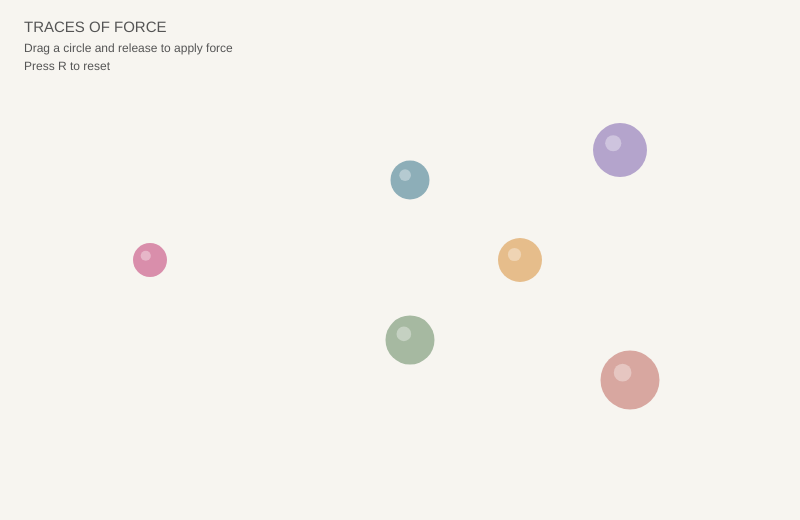
Frame 1 (no input)
Frame 60 (no input): identical to frame 1, image omitted
Frame 120 (the mouse pressed at the canvas centre since frame 60): identical to frame 1, image omitted

The p5.js sketch that drew this single still picture (run headless with seeded random() and noise() and a simulated clock; from frame 60 on, the mouse is pressed at the canvas centre):

// p5.js sketch
// ── sketch.js

let balls = [];
let selectedBall = null;
let dragStart = null;
let dragEnd = null;

const friction = 0.992;
const elasticity = 0.85;
const power = 0.065;

function setup() {
  createCanvas(800, 520);
  
  let positions = [
    [150, 260], [410, 180], [520, 260],
    [410, 340], [620, 150], [630, 380]
  ];

  let colors = [
    "#D98EAB", "#8DAEB8", "#E6BD8B",
    "#A6B9A1", "#B4A4CC", "#D8A7A0"
  ];

  for (let i = 0; i < positions.length; i++) {
    balls.push(new Ball(
      positions[i][0],
      positions[i][1],
      1 + i * 0.5,
      colors[i]
    ));
  }
}

function draw() {
  background("#F7F5F0");

  // 구체의 움직임 계산
  for (let ball of balls) {
    ball.applyFriction();
    ball.update();
    ball.edges();
  }

  // 구체 사이의 충돌
  for (let i = 0; i < balls.length; i++) {
    for (let j = i + 1; j < balls.length; j++) {
      collide(balls[i], balls[j]);
    }
  }

  // 궤적과 구체 그리기
  for (let ball of balls) {
    ball.showTrail();
    ball.show();
  }

  // 마우스로 당기는 힘 표시
  if (selectedBall && dragEnd) {
    stroke("#A66D82");
    strokeWeight(2);
    line(
      selectedBall.pos.x,
      selectedBall.pos.y,
      dragEnd.x,
      dragEnd.y
    );

    let force = p5.Vector.sub(
      selectedBall.pos,
      dragEnd
    );

    force.limit(150);

    stroke("#D98EAB");
    strokeWeight(3);

    line(
      selectedBall.pos.x,
      selectedBall.pos.y,
      selectedBall.pos.x + force.x,
      selectedBall.pos.y + force.y
    );
  }

  noStroke();
  fill("#555555");
  textSize(15);
  text("TRACES OF FORCE", 24, 32);

  textSize(12);
  text("Drag a circle and release to apply force", 24, 52);
  text("Press R to reset", 24, 70);
}

class Ball {
  constructor(x, y, mass, col) {
    this.pos = createVector(x, y);
    this.vel = createVector(0, 0);
    this.acc = createVector(0, 0);

    this.mass = mass;
    this.r = 12 + mass * 5;
    this.col = col;
    this.trail = [];
  }

  applyForce(force) {
    let f = force.copy();
    f.div(this.mass);
    this.acc.add(f);
  }

  applyFriction() {
    if (this.vel.mag() > 0.01) {
      let f = this.vel.copy();
      f.mult(-1);
      f.setMag(0.015 * this.mass);
      this.applyForce(f);
    }
  }

  update() {
    this.vel.add(this.acc);
    this.pos.add(this.vel);
    this.acc.mult(0);

    this.vel.mult(friction);

    if (this.vel.mag() < 0.02) {
      this.vel.mult(0);
    }

    if (this.vel.mag() > 0.05) {
      this.trail.push(this.pos.copy());
    }

    if (this.trail.length > 120) {
      this.trail.shift();
    }
  }

  edges() {
    if (this.pos.x < this.r) {
      this.pos.x = this.r;
      this.vel.x *= -elasticity;
    }

    if (this.pos.x > width - this.r) {
      this.pos.x = width - this.r;
      this.vel.x *= -elasticity;
    }

    if (this.pos.y < this.r) {
      this.pos.y = this.r;
      this.vel.y *= -elasticity;
    }

    if (this.pos.y > height - this.r) {
      this.pos.y = height - this.r;
      this.vel.y *= -elasticity;
    }
  }

  showTrail() {
    noFill();

    for (let i = 1; i < this.trail.length; i++) {
      let alpha = map(i, 1, this.trail.length, 5, 120);

      let c = color(this.col);
      c.setAlpha(alpha);

      stroke(c);
      strokeWeight(1.5);

      line(
        this.trail[i - 1].x,
        this.trail[i - 1].y,
        this.trail[i].x,
        this.trail[i].y
      );
    }
  }

  show() {
    noStroke();
    fill(this.col);
    circle(this.pos.x, this.pos.y, this.r * 2);

    fill(255, 255, 255, 90);
    circle(
      this.pos.x - this.r * 0.25,
      this.pos.y - this.r * 0.25,
      this.r * 0.6
    );
  }
}

// 구체 사이의 충돌 계산
function collide(a, b) {
  let direction = p5.Vector.sub(b.pos, a.pos);
  let distance = direction.mag();
  let minimum = a.r + b.r;

  if (distance >= minimum) return;

  if (distance === 0) {
    direction.set(1, 0);
    distance = 0.0001;
  }

  direction.normalize();

  // 겹친 구체 분리
  let overlap = minimum - distance;
  let totalMass = a.mass + b.mass;

  a.pos.sub(
    p5.Vector.mult(
      direction,
      overlap * b.mass / totalMass
    )
  );

  b.pos.add(
    p5.Vector.mult(
      direction,
      overlap * a.mass / totalMass
    )
  );

  // 충돌 방향의 상대 속도
  let relative = p5.Vector.sub(b.vel, a.vel);
  let speed = relative.dot(direction);

  if (speed >= 0) return;

  // 운동량에 따른 충격량
  let impulse = -(1 + elasticity) * speed;
  impulse /= (1 / a.mass + 1 / b.mass);

  let impulseVector = direction.copy().mult(impulse);

  a.vel.sub(
    impulseVector.copy().div(a.mass)
  );

  b.vel.add(
    impulseVector.copy().div(b.mass)
  );
}

// 마우스로 당기기 시작
function mousePressed() {
  for (let ball of [...balls].reverse()) {
    if (
      dist(mouseX, mouseY, ball.pos.x, ball.pos.y)
      < ball.r
    ) {
      selectedBall = ball;
      dragStart = createVector(mouseX, mouseY);
      dragEnd = dragStart.copy();
      break;
    }
  }
}

// 드래그 방향 저장
function mouseDragged() {
  if (selectedBall) {
    dragEnd = createVector(mouseX, mouseY);
  }
}

// 마우스를 놓으면 힘 적용
function mouseReleased() {
  if (selectedBall && dragEnd) {
    let force = p5.Vector.sub(
      selectedBall.pos,
      dragEnd
    );

    force.limit(150);
    force.mult(power);

    selectedBall.applyForce(force);
  }

  selectedBall = null;
  dragStart = null;
  dragEnd = null;
}

// 초기화
function keyPressed() {
  if (key === "r" || key === "R") {
    balls = [];
    selectedBall = null;
    setupBalls();
  }
}

function setupBalls() {
  let positions = [
    [150, 260], [410, 180], [520, 260],
    [410, 340], [620, 150], [630, 380]
  ];

  let colors = [
    "#D98EAB", "#8DAEB8", "#E6BD8B",
    "#A6B9A1", "#B4A4CC", "#D8A7A0"
  ];

  for (let i = 0; i < positions.length; i++) {
    balls.push(new Ball(
      positions[i][0],
      positions[i][1],
      1 + i * 0.5,
      colors[i]
    ));
  }
}
